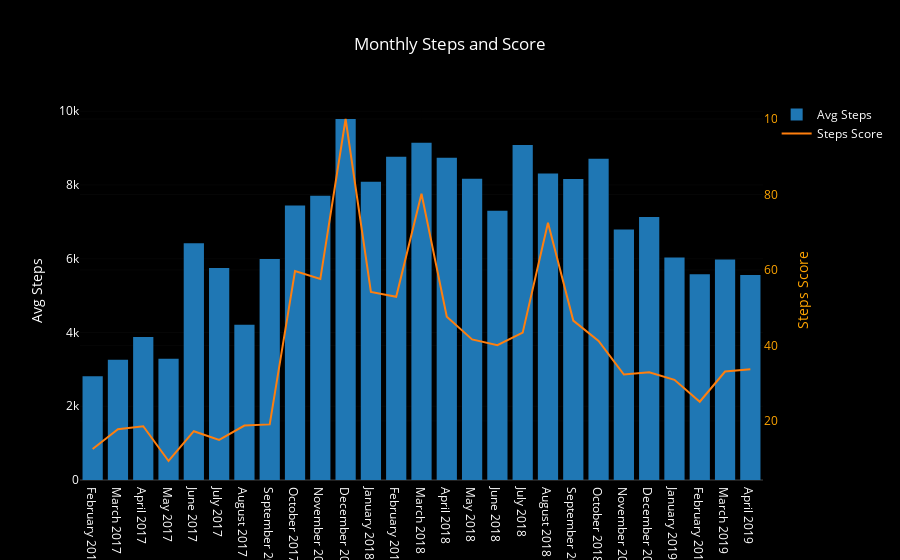

The notebook cell saved with this chart:
### Code cell
bars = go.Bar(x=month_df.month_year, y=month_df.mean_steps,
              name='Avg Steps', yaxis='y1')

score_line = go.Scatter(x=month_df.month_year, y=month_df.steps_score,
                        name='Steps Score', yaxis='y2')

layout = go.Layout({'plot_bgcolor': 'black', 'paper_bgcolor': 'black', 'font': {'color': 'white'},
                    'title': 'Monthly Steps and Score', 'yaxis': {'title': 'Avg Steps'},
                    'yaxis2': {'title': 'Steps Score', 'titlefont': {'color': 'orange'},
                               'tickfont': {'color': 'orange'}, 'overlaying': 'y',
                               'side': 'right'},
                   'xaxis': {'type': '-'}})

data = [bars, score_line]
fig = go.Figure(data=data, layout=layout)
iplot(fig)

### Figure 1 — Plotly figure (JSON) as saved in the notebook; plotly's stock layout.template omitted (floating-point values rounded to 4 significant figures)
{"data": [{"name": "Avg Steps", "type": "bar", "uid": "73c827ae-ab07-44b2-92f9-828a5a556bfb", "x": ["February 2017", "March 2017", "April 2017", "May 2017", "June 2017", "July 2017", "August 2017", "September 2017", "October 2017", "November 2017", "December 2017", "January 2018", "February 2018", "March 2018", "April 2018", "May 2018", "June 2018", "July 2018", "August 2018", "September 2018", "October 2018", "November 2018", "December 2018", "January 2019", "February 2019", "March 2019", "April 2019"], "y": [2814.0, 3263.0, 3880.0, 3286.0, 6418.0, 5750.0, 4211.0, 5992.0, 7443.0, 7711.0, 9790.0, 8088.0, 8767.0, 9145, 8737.0, 8171.0, 7303.0, 9084.0, 8313.0, 8162.0, 8712.0, 6794.0, 7129.0, 6032.0, 5578.0, 5977.0, 5562], "yaxis": "y"}, {"name": "Steps Score", "type": "scatter", "uid": "1f246710-c7e1-4399-ab7e-4f26308de3d2", "x": ["February 2017", "March 2017", "April 2017", "May 2017", "June 2017", "July 2017", "August 2017", "September 2017", "October 2017", "November 2017", "December 2017", "January 2018", "February 2018", "March 2018", "April 2018", "May 2018", "June 2018", "July 2018", "August 2018", "September 2018", "October 2018", "November 2018", "December 2018", "January 2019", "February 2019", "March 2019", "April 2019"], "y": [12.6, 17.8, 18.6, 9.4, 17.3, 15, 18.8, 19.1, 59.7, 57.6, 100, 54.2, 52.9, 80.2, 47.6, 41.6, 40.1, 43.4, 72.5, 46.6, 41.2, 32.3, 32.9, 30.9, 25.1, 33.1, 33.7], "yaxis": "y2"}], "layout": {"font": {"color": "white"}, "paper_bgcolor": "black", "plot_bgcolor": "black", "title": {"text": "Monthly Steps and Score"}, "xaxis": {"type": "-"}, "yaxis": {"title": {"text": "Avg Steps"}}, "yaxis2": {"overlaying": "y", "side": "right", "tickfont": {"color": "orange"}, "title": {"font": {"color": "orange"}, "text": "Steps Score"}}}}
